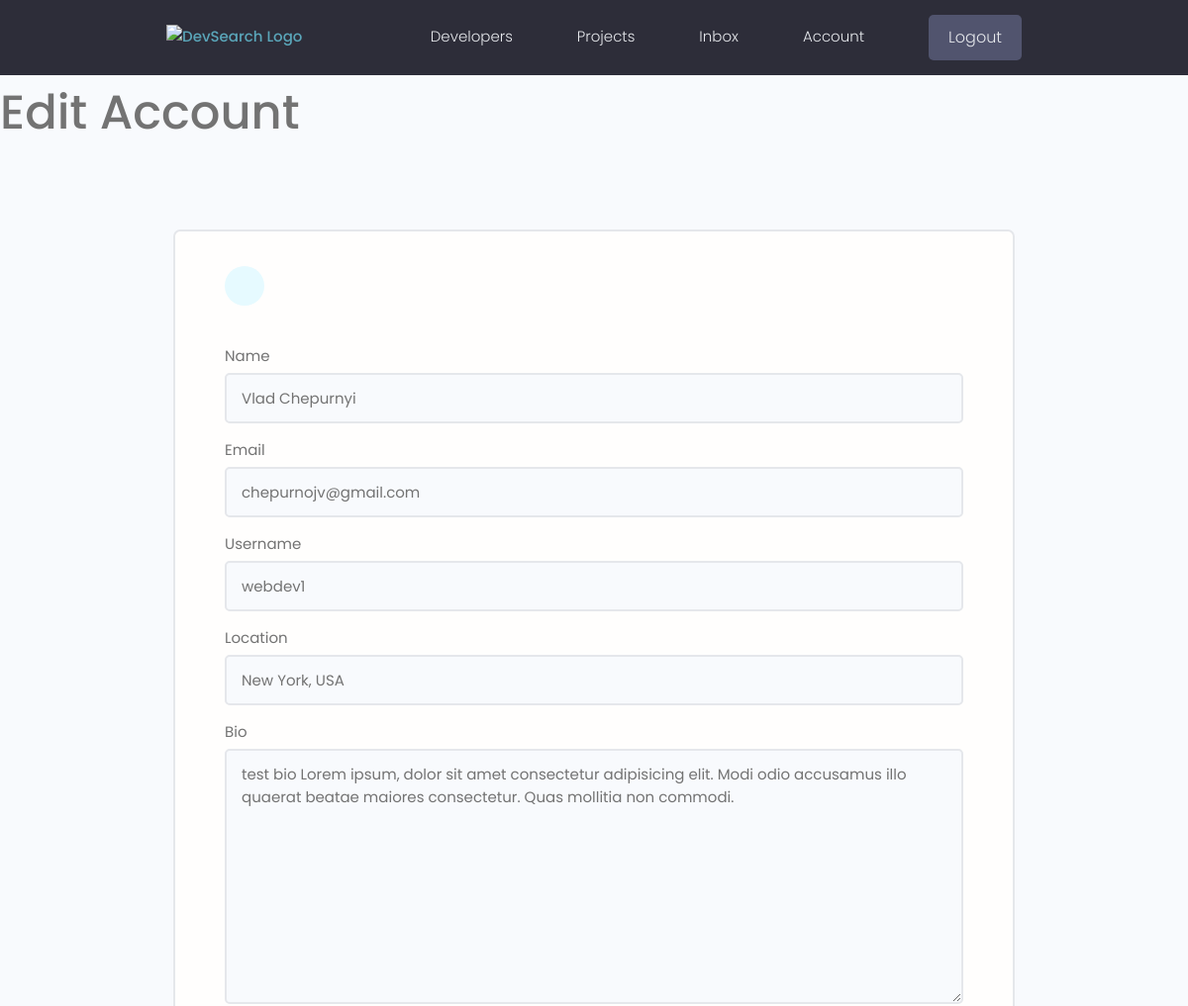
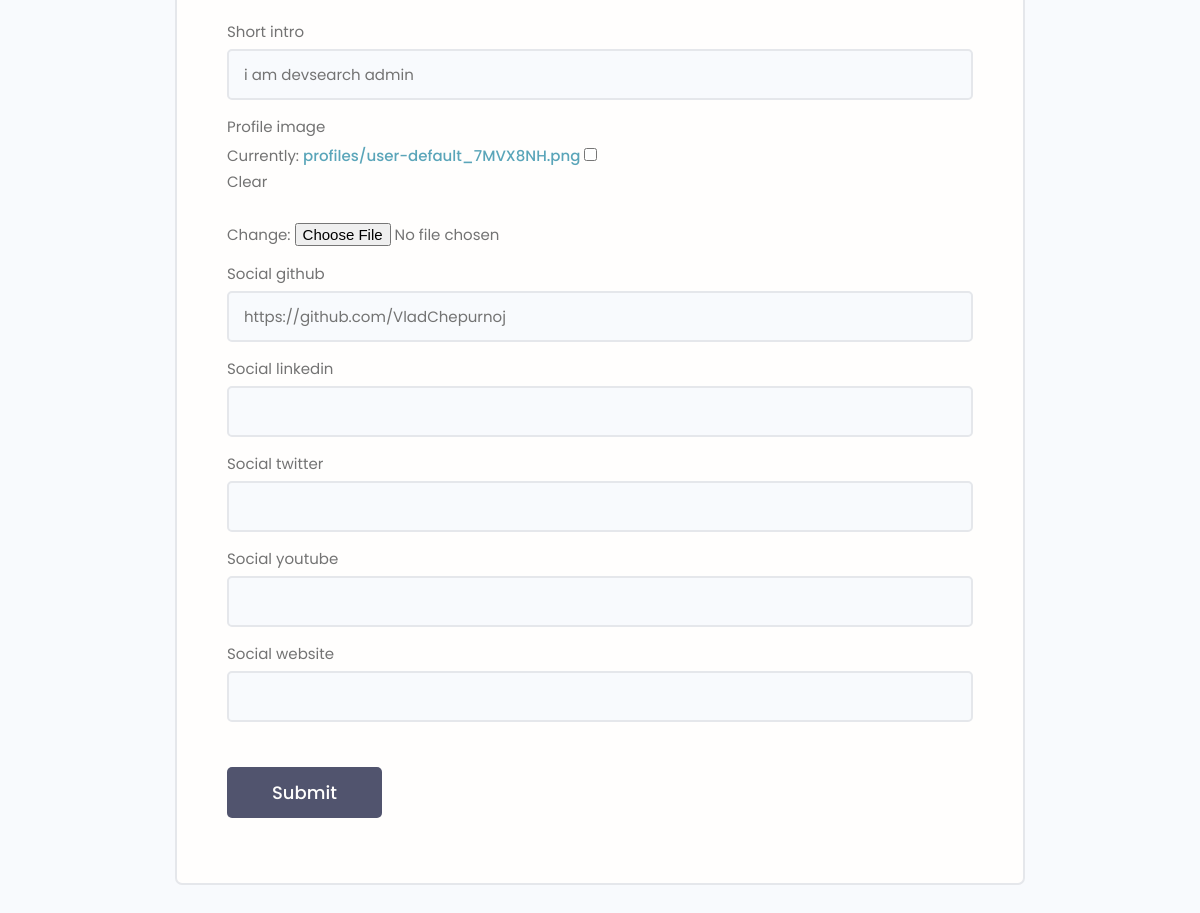
The page /edit-account/ (signed in) on the database its author committed (2 pictures, top to bottom).
### users/models.py (models this page shows, shortened)
class Profile(models.Model):
    user = models.OneToOneField(
        User, on_delete=models.CASCADE, null=True, blank=True)
    name = models.CharField(max_length=200, null=True, blank=True)
    email = models.EmailField(max_length=500, null=True, blank=True)
    username = models.CharField(max_length=200, null=True, blank=True)
    location = models.CharField(max_length=200, null=True, blank=True)
    short_intro = models.CharField(max_length=200, null=True, blank=True)
    bio = models.TextField(blank=True, null=True)
    profile_image = models.ImageField(
        blank=True, null=True, upload_to='profiles/', default='profiles/user-default.png')
    social_github = models.CharField(max_length=200, null=True, blank=True)
    social_twitter = models.CharField(max_length=200, null=True, blank=True)
    social_linkedin = models.CharField(max_length=200, null=True, blank=True)
    social_youtube = models.CharField(max_length=200, null=True, blank=True)
    social_website = models.CharField(max_length=200, null=True, blank=True)
    created = models.DateTimeField(auto_now_add=True)
    id = models.UUIDField(default=uuid.uuid4, unique=True,
                          primary_key=True, editable=False)

### users/views.py (the view)
# urls.py: path('edit-account/', views.editAccount, name="edit-account"),
@login_required(login_url='login')
def editAccount(request):
    profile = request.user.profile
    form = ProfileForm(instance=profile)
    if request.method == 'POST':
        form = ProfileForm(request.POST, request.FILES, instance=profile)
        if form.is_valid():
            form.save()
            return redirect('account')
    context = {'form': form}
    return render(request, 'users/profile_form.html', context)

### users/forms.py
class ProfileForm(ModelForm):
    class Meta:
        model = Profile
        fields = ['name', 'email', 'username', 'location',
                  'bio', 'short_intro', 'profile_image', 'social_github', 'social_linkedin',
                  'social_twitter', 'social_youtube', 'social_website']
    def __init__(self, *args, **kwargs):
        super(ProfileForm, self).__init__(*args, **kwargs)
        for name, field in self.fields.items():
            field.widget.attrs.update({'class': 'input'})

### users/templates/users/profile_form.html (shortened to what this page needs)
{% extends 'main.html' %}
{% block content %}
<h1>Edit Account</h1>
<main class="formPage my-xl">
    <div class="content-box">
        <div class="formWrapper">
            <a class="backButton" href="{% url 'account' %}"></a>
            <br>
            <form class="form" action="{% url 'edit-account' %}" method="POST" enctype="multipart/form-data">
                {% for field in form %}
                <div class="form__field">
                    <label for="formInput#text">{{field.label}} </label>
                    {{field}}
                </div>
                {% endfor %}
                <input class="btn btn--sub btn--lg  my-md" type="submit" value="Submit" />
            </form>
        </div>
    </div>
</main>
{% endblock content %}

### templates/main.html (shortened to what this page needs)
<!DOCTYPE html>
{% load static %}
<html>
  <head>
    <link rel="stylesheet" href="https://cdn.iconmonstr.com/1.3.0/css/iconmonstr-iconic-font.min.css" />
    <link rel="stylesheet" href="{% static 'uikit/styles/uikit.css' %}" />
    <link rel="stylesheet" href="{% static 'styles/app.css' %}" />
    </head>
  <body>
    {% include 'navbar.html' %}
     {% block content %}
      {% endblock content %}
  </body>
</html>

### templates/navbar.html (shortened to what this page needs)
{% load static %}
  <header class="header">
    <div class="container container--narrow">
      <a href="{% url 'profiles' %}" class="header__logo">
        <img src="{% static 'images/logo.svg' %}" alt="DevSearch Logo" />
      </a>
      <nav class="header__nav">
        <ul class="header__menu">
          <li class="header__menuItem"><a href="">Developers</a></li>
          <li class="header__menuItem"><a href="{% url 'projects' %}">Projects</a></li>
          <li class="header__menuItem"><a href="">Inbox</a></li>
          {% if request.user.is_authenticated %}
          <li class="header__menuItem"><a href="{% url 'account' %}">Account</a></li>
          <li class="header__menuItem"><a href="{% url 'logout' %}" class="btn btn--sub">Logout</a></li>
          {% else %}
          <li class="header__menuItem"><a href="{% url 'login' %}" class="btn btn--sub">Login/Sign Up</a></li>
          {% endif %}
        </ul>
      </nav>
    </div>
  </header>

### static/styles/app.css (style rules this page uses)
:root { --color-sub: #2d2d39; }
.btn--sub { background-color: var(--color-sub-light); }
img { width: 100%; }
.content-box { width: 95%; max-width: 85rem; margin: 0 auto; }
.header { position: sticky; z-index: 111; background-color: var(--color-sub); padding: 1.5rem 0; }
.header>.container { display: flex; justify-content: space-between; align-items: center; }
.header__logo>img { height: 3.8rem; }
.header__nav>ul { display: inline-flex; align-items: center; list-style: none; gap: 6.5rem; }
.header__menuItem>a { color: var(--color-light); font-weight: 300; }
.backButton { background: var(--color-main-light); color: var(--color-main); width: 4rem; height: 4rem; display: flex; align-items: center; justify-content: center; border-radius: 50%; }
.formPage .formWrapper { list-style: none; background: var(--color-white); padding: 3.5rem 5rem; border: 2px solid var(--color-light); border-radius: 0.7rem; }

### static/uikit/styles/modules/_variables.css (style rules this page uses)
:root { --color-main: #5aa5b9; --color-main-light: #e6faff; --color-sub: #3f4156; --color-sub-light: #51546e; --color-sub-lighter: #ededfd; --color-text: #737373; --color-gray: #8b8b8b; --color-light: #e5e7eb; --color-light-gray: #767676; --color-bg: #f8fafd; --color-white: #fffefd; --color-white-light: #f3f3f3; --color-success: #359e64; --color-success-bg: #def8e8; --color-error: #fc4b0b; --color-error-bg: #fff2ee; --font-base: 'Poppins', arial, helvetica, 'Segoe UI', roboto, ubuntu, sans-serif; --font-monospace: 'Fira Code', 'Courier New', courier, monospace; --font-regular: 300; --font-medium: 500; --font-bold: 700; --generic-shadow: 1px 1px 5px #00000010; --generic-transition: all 0.3s ease-in-out; }

### static/uikit/styles/modules/_base.css (style rules this page uses)
* { margin: 0; padding: 0; box-sizing: border-box; text-rendering: optimizeLegibility; color: inherit; font-size: inherit; }
html { font-size: 50%; }
@media only screen and (min-width: 480px) { html { font-size: 56.25%; } }
@media only screen and (min-width: 1200px) { html { font-size: 62.5%; } }
body { line-height: 1.6; font-weight: 400; font-size: 1.5rem; color: var(--color-text); background-color: var(--color-bg); min-height: 100vh; }

### static/uikit/styles/modules/_typography.css (style rules this page uses)
* { font-family: var(--font-base); }
h1 { font-size: 4.8rem; font-weight: var(--font-medium); }
a { padding-bottom: 2px; text-decoration: none; display: inline-block; color: var(--color-main); font-weight: var(--font-medium); }

### static/uikit/styles/modules/_utilities.css (style rules this page uses)
.container { width: 92%; max-width: 165rem; margin: 0 auto; box-sizing: border-box; }
.container--narrow { width: 92%; max-width: 120rem; }
@media screen and (min-width: 1000px) { .container { width: 90%; } }
@media screen and (min-width: 1000px) { .container--narrow { width: 85%; } }
@media screen and (min-width: 1200px) { .container { width: 80%; } }
@media screen and (min-width: 1200px) { .container--narrow { width: 72%; } }
.my-md { margin: 3rem auto; }
.my-xl { margin: 8rem auto; }

### static/uikit/styles/modules/_button.css (style rules this page uses)
.btn { display: inline-block; position: relative; cursor: pointer; background-color: var(--color-light); font-weight: var(--font-medium); color: var(--color-sub); text-decoration: none; padding: 1rem 2rem; border-radius: 0.5rem; border: none; width: -webkit-fit-content; width: -moz-fit-content; width: fit-content; height: -webkit-fit-content; height: -moz-fit-content; height: fit-content; font-size: 1.6rem; outline-width: 0; outline-color: transparent; -webkit-backface-visibility: hidden; backface-visibility: hidden; transition: all 0.3s ease-in-out; }
.btn--sub { background-color: var(--color-sub); color: var(--color-white); }
.btn--lg { font-size: 1.8rem; padding: 1.2rem 4.5rem; }

### static/uikit/styles/modules/_form.css (style rules this page uses)
.form { display: block; }
.form__field { margin-top: 1.5rem; margin-bottom: 1.5rem; }
.form__label, .form__field > label { display: block; margin-bottom: 0.5rem; color: var(--color-text); }
input.input[type='text'], input.input[type='email'], input.input[type='password'], input.input[type='number'], textarea.input { min-width: 24rem; width: 100%; padding: 1.2rem 1.5rem; border-radius: 0.5rem; border: 2px solid var(--color-light); transition: all 0.3s ease-in-out; background-color: var(--color-bg); }

### rows shown on the page
Profile: form "Vlad Chepurnyi" "chepurnojv@gmail.com" "webdev1" "New York, USA" "test bio Lorem ipsum, dolor sit amet consectetur adipisicing elit. Modi odio accusamus illo quaerat beatae maiores consectetur. Quas mollitia non commodi." "i am devsearch admin" "https://github.com/VladChepurnoj"

### other values the page prints
{{ field.label }} "Name" "Email" "Username" "Location" "Bio" "Short intro" "Profile image" "Social github" "Social linkedin" "Social twitter" "Social youtube" "Social website"
